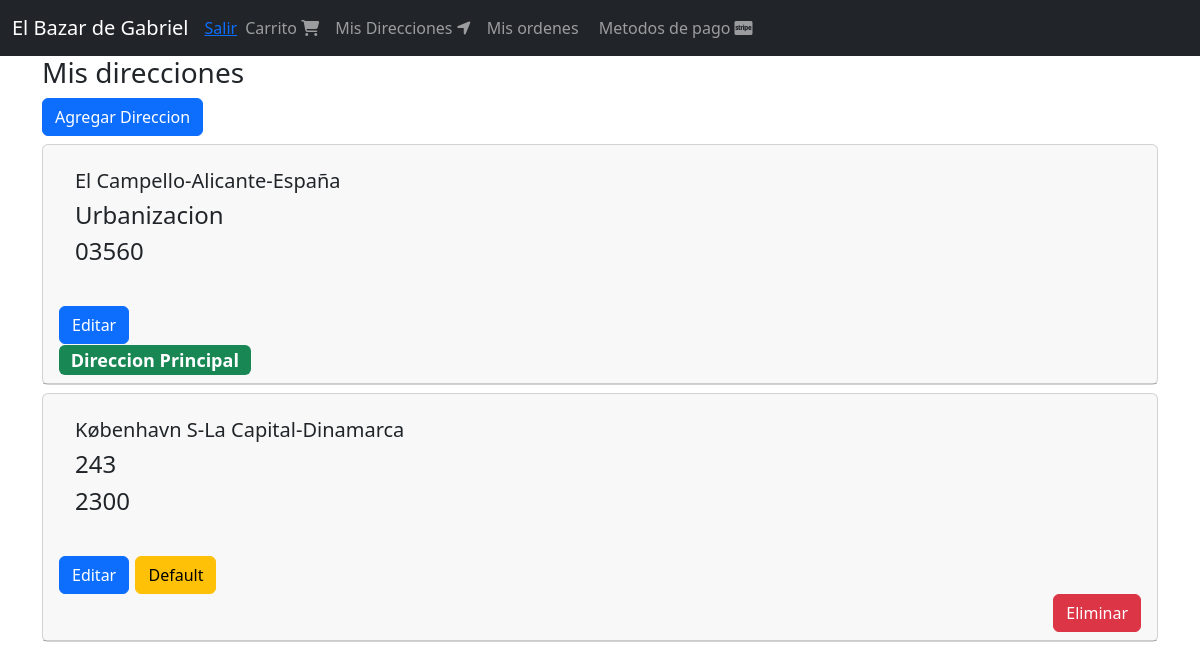
The page /direcciones/ (signed in) on the database its author committed.
### DirEnvio/models.py (models this page shows, shortened)
class DireccionEnvio(models.Model):
    user = models.ForeignKey(User, null=False, blank=False, on_delete=models.CASCADE)
    line1 = models.CharField(max_length=300)
    line2 = models.CharField(max_length=300, blank=True)
    city = models.CharField(max_length=100)
    state = models.CharField(max_length=100)
    country = models.CharField(max_length=50)
    reference = models.CharField(max_length=300)
    postal_code = models.CharField(max_length=10, null=False, blank=False)
    default = models.BooleanField(default=False)
    created_at = models.DateTimeField(auto_now_add=True)
    @property
    def direccion(self):
        return '{}-{}-{}'.format(self.city, self.state, self.country)

### DirEnvio/views.py (the view)
# urls.py: path('', views.EnvioDirecciones.as_view(), name='direccion_envio'),
class EnvioDirecciones(LoginRequiredMixin, ListView):
    login_url = 'login'
    model = DireccionEnvio
    template_name = 'direccion_envios/direccion_envio.html'
    def get_queryset(self):
        return DireccionEnvio.objects.filter(user=self.request.user).order_by('-default')

### DirEnvio/templates/direccion_envios/direccion_envio.html
{% extends "base.html" %}
{% block content %}
<div class="col">
    <div class="h3">
        Mis direcciones
    </div>
    <a class="btn btn-primary"  href="{% url 'formulariodir' %}">Agregar Direccion</a>
    <div class="mt-2">
        {% for direccion_envio in object_list %}
        <div class="mt-2">
            {% include 'direccion_envios/snippets/cartDirecciones.html' %}
        </div>
        {% endfor %}
    </div>
</div>
{% endblock %}

### DirEnvio/templates/direccion_envios/snippets/cartDirecciones.html (shortened to what this page needs)
<div class="card">
    <h4 class="card-header">
        <div class="card-body">
            <h5 class="card-title">{{direccion_envio.direccion}}</h4>
                <div class="card-title">{{direccion_envio.reference}}</div>
                <div class="card-title">{{direccion_envio.postal_code}}</div>
        </div>
        <div class="mt-3">
            <a href="{% url 'update' direccion_envio.pk %}" class="btn btn-primary">Editar</a>
            {% if direccion_envio.default %}
            <div>
                <span class="badge bg-success"> Direccion Principal </span>
            </div>
            {% else %}
            <a href="{% url 'default' direccion_envio.pk %}" class="btn btn-warning">Default</a>
            <div class="d-grid gap-2 d-md-flex justify-content-md-end">
            <a href="{% url 'remove' direccion_envio.pk %}" class="btn btn-danger">Eliminar</a>
            </div>
            {% endif %}
        </div>
</div>

### rows shown on the page
DireccionEnvio: direccion "El Campello-Alicante-España", reference "Urbanizacion", postal_code "03560", default "Direccion Principal"
DireccionEnvio: direccion "København S-La Capital-Dinamarca", reference "243", postal_code "2300", default "Default"
